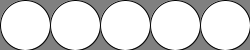
Frame 1 (no input)
Frame 60 (the mouse pressed at the canvas centre just before this capture): identical to frame 1, image omitted
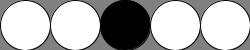
Frame 120 (the mouse held since frame 60 and released just before this capture)

The Processing sketch that drew these frames (run headless with seeded random() and noise(); from frame 60 on, the mouse is pressed at the canvas centre):

// Processing sketch: processing_23666
// ── processing_23666.pde

// a row of circles that can be 
// turned on or off

// this array 
boolean row[] = new boolean[5];

void setup() {
  size(250, 50);
  smooth();
}

void draw() {
  background(128);  
  float w = width / row.length;  
  for (int i=0; i < row.length; i++) {
    float x = w/2 + i*w;
    if (row[i]) {
      fill(0);
    }
    else {
      fill(255);
    }
    ellipse(x, height/2, w, w);
  }
}

void mousePressed() {
  int w = width / row.length;
  int i = mouseX / w;
  row[i] = !row[i];
}
